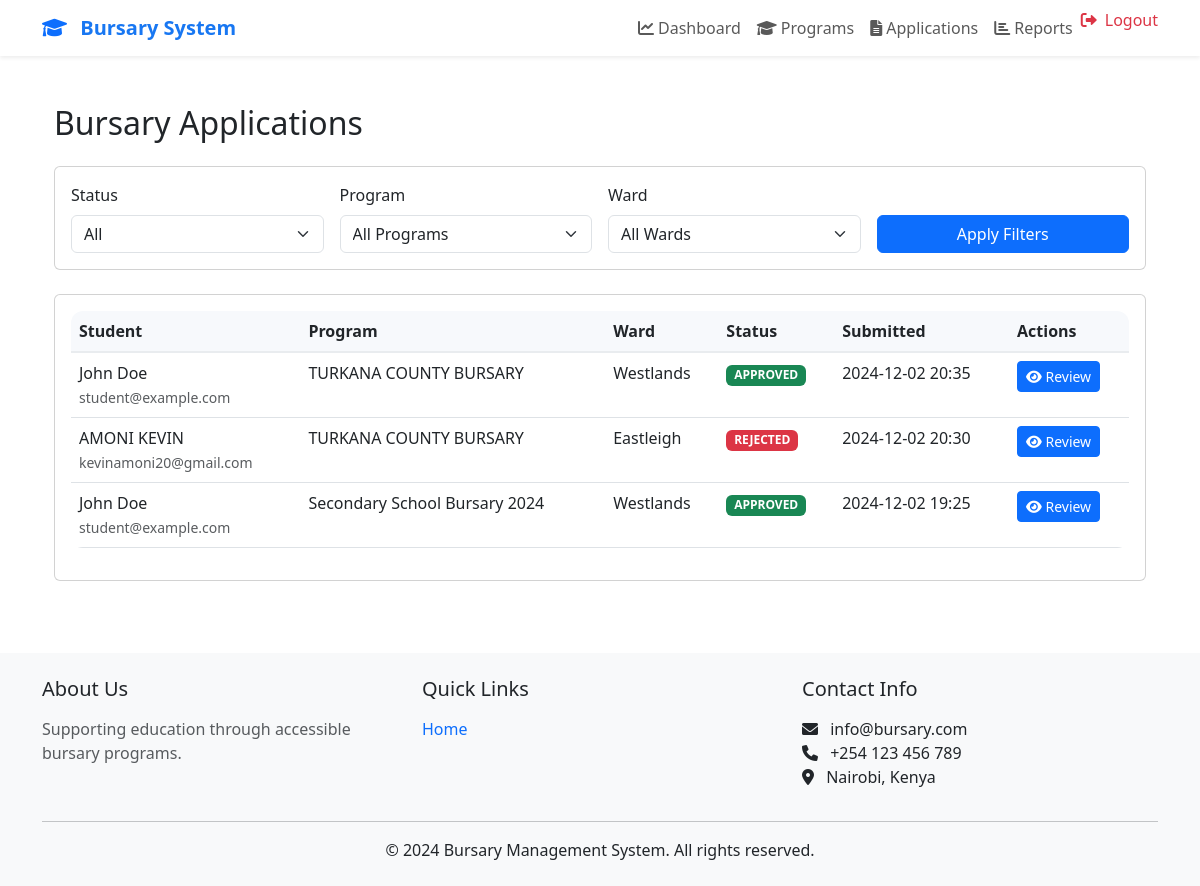
Screenshot of /admin/applications (signed in) with the database file from the repository.
### app/models.py (models this page shows, shortened)
class Application(db.Model):
    id = db.Column(db.Integer, primary_key=True)
    student_id = db.Column(db.Integer, db.ForeignKey('user.id'), nullable=False)
    ward_id = db.Column(db.Integer, db.ForeignKey('ward.id'), nullable=False)
    program_id = db.Column(db.Integer, db.ForeignKey('bursary_program.id'), nullable=False)
    status = db.Column(db.String(20), default='PENDING')
    amount = db.Column(db.Float, nullable=False)
    reason = db.Column(db.Text, nullable=False)
    reviewed_by = db.Column(db.Integer, db.ForeignKey('user.id'))
    review_note = db.Column(db.Text)
    created_at = db.Column(db.DateTime, default=datetime.utcnow)
    updated_at = db.Column(db.DateTime, default=datetime.utcnow, onupdate=datetime.utcnow)
    documents = db.relationship('Document', backref='application', lazy='dynamic')
    timeline = db.relationship('ApplicationTimeline', backref='application', lazy='dynamic')

class User(UserMixin, db.Model):
    id = db.Column(db.Integer, primary_key=True)
    email = db.Column(db.String(120), unique=True, nullable=False)
    password_hash = db.Column(db.String(256))
    first_name = db.Column(db.String(64))
    last_name = db.Column(db.String(64))
    role = db.Column(db.String(20), default='STUDENT')
    created_at = db.Column(db.DateTime, default=datetime.utcnow)
    updated_at = db.Column(db.DateTime, default=datetime.utcnow, onupdate=datetime.utcnow)
    profile = db.relationship('Profile', backref='user', uselist=False)
    submitted_applications = db.relationship('Application', backref='applicant',
                                          lazy='dynamic',
                                          foreign_keys='Application.student_id')
    reviewed_applications = db.relationship('Application', backref='reviewer',
                                         lazy='dynamic',
                                         foreign_keys='Application.reviewed_by')
    academic_info = db.relationship('AcademicInfo', backref='user', uselist=False)

class BursaryProgram(db.Model):
    id = db.Column(db.Integer, primary_key=True)
    name = db.Column(db.String(200), nullable=False)
    description = db.Column(db.Text)
    amount = db.Column(db.Float, nullable=False)
    start_date = db.Column(db.DateTime, nullable=False)
    end_date = db.Column(db.DateTime, nullable=False)
    requirements = db.Column(db.Text)
    ward_id = db.Column(db.Integer, db.ForeignKey('ward.id'), nullable=True)
    status = db.Column(db.String(20), default='ACTIVE')
    created_at = db.Column(db.DateTime, default=datetime.utcnow)
    updated_at = db.Column(db.DateTime, default=datetime.utcnow, onupdate=datetime.utcnow)
    applications = db.relationship('Application', backref='program', lazy='dynamic')

class Ward(db.Model):
    id = db.Column(db.Integer, primary_key=True)
    name = db.Column(db.String(100), unique=True, nullable=False)
    description = db.Column(db.String(500))
    total_budget = db.Column(db.Float, nullable=False)
    created_at = db.Column(db.DateTime, default=datetime.utcnow)
    updated_at = db.Column(db.DateTime, default=datetime.utcnow, onupdate=datetime.utcnow)
    programs = db.relationship('BursaryProgram', backref='ward', lazy='dynamic')
    profiles = db.relationship('Profile', backref='ward', lazy='dynamic')
    applications = db.relationship('Application', backref='ward', lazy='dynamic')

### app/admin/routes.py (the view)
@bp.route('/applications')
@login_required
@admin_required
def applications():
    status = request.args.get('status')
    program_id = request.args.get('program', type=int)
    ward_id = request.args.get('ward', type=int)
    query = Application.query
    if status:
        query = query.filter(Application.status == status)
    if program_id:
        query = query.filter(Application.program_id == program_id)
    if ward_id:
        query = query.join(User, Application.student_id == User.id)\
                    .join(Profile)\
                    .filter(Profile.ward_id == ward_id)
    applications = query.order_by(Application.created_at.desc()).all()
    programs = BursaryProgram.query.order_by(BursaryProgram.name).all()
    wards = Ward.query.order_by(Ward.name).all()
    return render_template('admin/applications.html',
                         applications=applications,
                         programs=programs,
                         wards=wards)

### app/models.py (called while the page is built)
@login_manager.user_loader
def load_user(id):
    return User.query.get(int(id))

### app/templates/admin/applications.html (shortened to what this page needs)
{% extends "admin/base.html" %}
{% block content %}
<div class="container-fluid py-4">
    <h2 class="mb-4">Bursary Applications</h2>
    <div class="card mb-4">
        <div class="card-body">
            <form method="GET" class="row g-3">
                <div class="col-md-3">
                    <label class="form-label">Status</label>
                    <select name="status" class="form-select">
                        <option value="">All</option>
                    </select>
                </div>
                <div class="col-md-3">
                    <label class="form-label">Program</label>
                    <select name="program" class="form-select">
                        <option value="">All Programs</option>
                    </select>
                </div>
                <div class="col-md-3">
                    <label class="form-label">Ward</label>
                    <select name="ward" class="form-select">
                        <option value="">All Wards</option>
                    </select>
                </div>
                <div class="col-md-3 d-flex align-items-end">
                    <button type="submit" class="btn btn-primary w-100">Apply Filters</button>
                </div>
            </form>
        </div>
    </div>
    <div class="card">
        <div class="card-body">
            <div class="table-responsive">
                <table class="table table-hover">
                    <thead>
                        <tr>
                            <th>Student</th>
                            <th>Program</th>
                            <th>Ward</th>
                            <th>Status</th>
                            <th>Submitted</th>
                            <th>Actions</th>
                        </tr>
                    </thead>
                    <tbody>
                        {% for application in applications %}
                        <tr>
                            <td>
                                {{ application.applicant.first_name }} {{ application.applicant.last_name }}<br>
                                <small class="text-muted">{{ application.applicant.email }}</small>
                            </td>
                            <td>{{ application.program.name }}</td>
                            <td>{{ application.applicant.profile.ward.name }}</td>
                            <td>
                                <span class="badge {% if application.status == 'PENDING' %}bg-warning
                                                 {% elif application.status == 'APPROVED' %}bg-success
                                                 {% elif application.status == 'REJECTED' %}bg-danger
                                                 {% endif %}">
                                    {{ application.status }}
                                </span>
                            </td>
                            <td>{{ application.created_at.strftime('%Y-%m-%d %H:%M') }}</td>
                            <td>
                                <a href="{{ url_for('admin.review_application', application_id=application.id) }}"
                                   class="btn btn-sm btn-primary">
                                    <i class="fas fa-eye"></i> Review
                                </a>
                            </td>
                        </tr>
                        {% else %}
                        <tr>
                            <td colspan="6" class="text-center py-4">
                                <p class="text-muted mb-0">No applications found matching the criteria.</p>
                            </td>
                        </tr>
                        {% endfor %}
                    </tbody>
                </table>
            </div>
        </div>
    </div>
</div>
{% endblock %}

### app/static/styles/meta-design.css (style rules this page uses)
:root { --meta-primary: #1877F2; --meta-secondary: #1C2B33; --meta-background: #F8F9FA; --meta-surface: #FFFFFF; --meta-error: #E41E3F; --meta-success: #28A745; --meta-warning: #FFC107; --meta-info: #17A2B8; --meta-text-primary: #2C3E50; --meta-text-secondary: #6C757D; --meta-text-muted: #95A5A6; --meta-border: #E9ECEF; --meta-hover: #F7F9FC; --shadow-sm: 0 2px 4px rgba(0, 0, 0, 0.02); --shadow-md: 0 4px 6px rgba(0, 0, 0, 0.04); --shadow-lg: 0 10px 15px rgba(0, 0, 0, 0.05); --border-radius-sm: 8px; --border-radius-md: 12px; --border-radius-lg: 16px; --meta-font-family: -apple-system, BlinkMacSystemFont, "Segoe UI", Roboto, "Helvetica Neue", Arial, sans-serif; --spacing-xs: 4px; --spacing-sm: 8px; --spacing-md: 16px; --spacing-lg: 24px; --spacing-xl: 32px; --spacing-xxl: 48px; }
body { font-family: var(--meta-font-family); background-color: var(--meta-background); color: var(--meta-text-primary); line-height: 1.6; -webkit-font-smoothing: antialiased; -moz-osx-font-smoothing: grayscale; }
.btn { font-weight: 500; padding: 0.5rem 1.25rem; border-radius: var(--border-radius-sm); transition: all 0.2s ease; }
.btn-primary { background: var(--meta-primary); border: none; }
.table { border-radius: var(--border-radius-md); overflow: hidden; }
.table thead th { background: var(--meta-hover); border-bottom: 2px solid var(--meta-border); font-weight: 600; }
.badge { font-weight: 500; padding: 0.5em 1em; border-radius: var(--border-radius-sm); }

### rows the page displays
Application: applicant.first_name "John", applicant.last_name "Doe", applicant.email "student@example.com", program.name "TURKANA COUNTY BURSARY", applicant.profile.ward.name "Westlands", status "APPROVED", created_at "2024-12-02 20:35"
Application: applicant.first_name "AMONI", applicant.last_name "KEVIN", applicant.email "kevinamoni20@gmail.com", program.name "TURKANA COUNTY BURSARY", applicant.profile.ward.name "Eastleigh", status "REJECTED", created_at "2024-12-02 20:30"
Application: applicant.first_name "John", applicant.last_name "Doe", applicant.email "student@example.com", program.name "Secondary School Bursary 2024", applicant.profile.ward.name "Westlands", status "APPROVED", created_at "2024-12-02 19:25"
